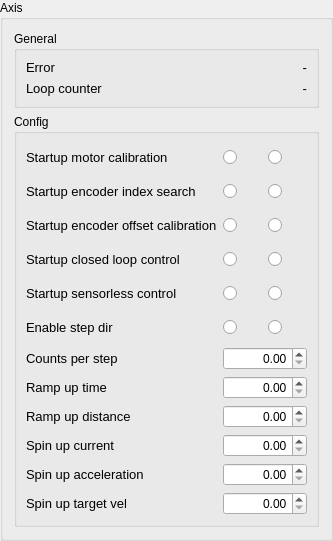
           <widget class="QGroupBox" name="groupBox_configAxis_2">
            <property name="title">
             <string>Axis</string>
            </property>
            <layout class="QGridLayout" name="gridLayout_14">
             <item row="0" column="0">
              <widget class="QGroupBox" name="groupBox_15">
               <property name="minimumSize">
                <size>
                 <width>200</width>
                 <height>0</height>
                </size>
               </property>
               <property name="maximumSize">
                <size>
                 <width>16777215</width>
                 <height>100</height>
                </size>
               </property>
               <property name="title">
                <string>General</string>
               </property>
               <layout class="QGridLayout" name="gridLayout_17">
                <item row="0" column="0">
                 <layout class="QGridLayout" name="gridLayout_29">
                  <item row="1" column="0">
                   <widget class="QLabel" name="label_loopCounter_2">
                    <property name="font">
                     <font>
                      <pointsize>10</pointsize>
                     </font>
                    </property>
                    <property name="text">
                     <string>Loop counter</string>
                    </property>
                   </widget>
                  </item>
                  <item row="0" column="2">
                   <widget class="QLabel" name="label_errorAxisValue_3">
                    <property name="font">
                     <font>
                      <pointsize>10</pointsize>
                     </font>
                    </property>
                    <property name="text">
                     <string>-</string>
                    </property>
                    <property name="alignment">
                     <set>Qt::AlignRight|Qt::AlignTrailing|Qt::AlignVCenter</set>
                    </property>
                   </widget>
                  </item>
                  <item row="1" column="2">
                   <widget class="QLabel" name="label_loopCounterValue_2">
                    <property name="font">
                     <font>
                      <pointsize>10</pointsize>
                     </font>
                    </property>
                    <property name="text">
                     <string>-</string>
                    </property>
                    <property name="alignment">
                     <set>Qt::AlignRight|Qt::AlignTrailing|Qt::AlignVCenter</set>
                    </property>
                   </widget>
                  </item>
                  <item row="0" column="0">
                   <widget class="QLabel" name="label_errorAxis_3">
                    <property name="font">
                     <font>
                      <pointsize>10</pointsize>
                     </font>
                    </property>
                    <property name="text">
                     <string>Error</string>
                    </property>
                   </widget>
                  </item>
                 </layout>
                </item>
               </layout>
              </widget>
             </item>
             <item row="1" column="0" alignment="Qt::AlignTop">
              <widget class="QGroupBox" name="groupBox_axis_config_7">
               <property name="title">
                <string>Config</string>
               </property>
               <layout class="QGridLayout" name="gridLayout_30">
                <item row="0" column="0">
                 <layout class="QGridLayout" name="gridLayout_34">
                  <item row="5" column="1">
                   <layout class="QGridLayout" name="gridLayout_79">
                    <item row="0" column="0">
                     <widget class="QRadioButton" name="radioButton_enableStepDirTrue_2">
                      <property name="minimumSize">
                       <size>
                        <width>0</width>
                        <height>28</height>
                       </size>
                      </property>
                      <property name="text">
                       <string/>
                      </property>
                      <property name="icon">
                       <iconset>
                        <normaloff>Icons/True.jpg</normaloff>Icons/True.jpg</iconset>
                      </property>
                      <property name="iconSize">
                       <size>
                        <width>26</width>
                        <height>26</height>
                       </size>
                      </property>
                     </widget>
                    </item>
                    <item row="0" column="1">
                     <widget class="QRadioButton" name="radioButton_enableStepDirFalse_2">
                      <property name="minimumSize">
                       <size>
                        <width>0</width>
                        <height>28</height>
                       </size>
                      </property>
                      <property name="text">
                       <string/>
                      </property>
                      <property name="icon">
                       <iconset>
                        <normaloff>Icons/False.jpg</normaloff>Icons/False.jpg</iconset>
                      </property>
                      <property name="iconSize">
                       <size>
                        <width>26</width>
                        <height>26</height>
                       </size>
                      </property>
                     </widget>
                    </item>
                   </layout>
                  </item>
                  <item row="8" column="0">
                   <widget class="QLabel" name="label_rampUpDistance_2">
                    <property name="font">
                     <font>
                      <pointsize>10</pointsize>
                     </font>
                    </property>
                    <property name="text">
                     <string>Ramp up distance</string>
                    </property>
                   </widget>
                  </item>
                  <item row="1" column="0">
                   <widget class="QLabel" name="label_startupEncoderIndexSearch_2">
                    <property name="font">
                     <font>
                      <pointsize>10</pointsize>
                     </font>
                    </property>
                    <property name="text">
                     <string>Startup encoder index search</string>
                    </property>
                   </widget>
                  </item>
                  <item row="0" column="0">
                   <widget class="QLabel" name="label_startupMotorCalibrationAxis_2">
                    <property name="font">
                     <font>
                      <pointsize>10</pointsize>
                     </font>
                    </property>
                    <property name="text">
                     <string>Startup motor calibration</string>
                    </property>
                   </widget>
                  </item>
                  <item row="2" column="0">
                   <widget class="QLabel" name="label_startupEncoderOffsetCalibration_2">
                    <property name="font">
                     <font>
                      <pointsize>10</pointsize>
                     </font>
                    </property>
                    <property name="text">
                     <string>Startup encoder offset calibration</string>
                    </property>
                   </widget>
                  </item>
                  <item row="3" column="0">
                   <widget class="QLabel" name="label_startupEncoderLoopControl_2">
                    <property name="font">
                     <font>
                      <pointsize>10</pointsize>
                     </font>
                    </property>
                    <property name="text">
                     <string>Startup closed loop control</string>
                    </property>
                   </widget>
                  </item>
                  <item row="4" column="0">
                   <widget class="QLabel" name="label_startupSensorlessControl_2">
                    <property name="font">
                     <font>
                      <pointsize>10</pointsize>
                     </font>
                    </property>
                    <property name="text">
                     <string>Startup sensorless control</string>
                    </property>
                   </widget>
                  </item>
                  <item row="5" column="0">
                   <widget class="QLabel" name="label_enableStepDir_2">
                    <property name="font">
                     <font>
                      <pointsize>10</pointsize>
                     </font>
                    </property>
                    <property name="text">
                     <string>Enable step dir</string>
                    </property>
                   </widget>
                  </item>
                  <item row="7" column="0">
                   <widget class="QLabel" name="label_rampUpTime_2">
                    <property name="font">
                     <font>
                      <pointsize>10</pointsize>
                     </font>
                    </property>
                    <property name="text">
                     <string>Ramp up time</string>
                    </property>
                   </widget>
                  </item>
                  <item row="9" column="0">
                   <widget class="QLabel" name="label_spinUpCurrent_2">
                    <property name="font">
                     <font>
                      <pointsize>10</pointsize>
                     </font>
                    </property>
                    <property name="text">
                     <string>Spin up current</string>
                    </property>
                   </widget>
                  </item>
                  <item row="6" column="0">
                   <widget class="QLabel" name="label_countPerStep_2">
                    <property name="font">
                     <font>
                      <pointsize>10</pointsize>
                     </font>
                    </property>
                    <property name="text">
                     <string>Counts per step</string>
                    </property>
                   </widget>
                  </item>
                  <item row="10" column="0">
                   <widget class="QLabel" name="label_spinUpAcceleration_2">
                    <property name="font">
                     <font>
                      <pointsize>10</pointsize>
                     </font>
                    </property>
                    <property name="text">
                     <string>Spin up acceleration</string>
                    </property>
                   </widget>
                  </item>
                  <item row="7" column="1">
                   <widget class="QDoubleSpinBox" name="doubleSpinBox_rampUpTimeValue_2">
                    <property name="alignment">
                     <set>Qt::AlignRight|Qt::AlignTrailing|Qt::AlignVCenter</set>
                    </property>
                    <property name="maximum">
                     <double>1000000.000000000000000</double>
                    </property>
                   </widget>
                  </item>
                  <item row="11" column="0">
                   <widget class="QLabel" name="label_spinUpTargetVel_2">
                    <property name="font">
                     <font>
                      <pointsize>10</pointsize>
                     </font>
                    </property>
                    <property name="text">
                     <string>Spin up target vel</string>
                    </property>
                   </widget>
                  </item>
                  <item row="2" column="1">
                   <layout class="QGridLayout" name="gridLayout_80">
                    <item row="0" column="0">
                     <widget class="QRadioButton" name="radioButton_startupEncoderOffsetCalibrationTrue_2">
                      <property name="minimumSize">
                       <size>
                        <width>0</width>
                        <height>28</height>
                       </size>
                      </property>
                      <property name="text">
                       <string/>
                      </property>
                      <property name="icon">
                       <iconset>
                        <normaloff>Icons/True.jpg</normaloff>Icons/True.jpg</iconset>
                      </property>
                      <property name="iconSize">
                       <size>
                        <width>26</width>
                        <height>26</height>
                       </size>
                      </property>
                     </widget>
                    </item>
                    <item row="0" column="1">
                     <widget class="QRadioButton" name="radioButton_startupEncoderOffsetCalibrationFalse_2">
                      <property name="minimumSize">
                       <size>
                        <width>0</width>
                        <height>28</height>
                       </size>
                      </property>
                      <property name="text">
                       <string/>
                      </property>
                      <property name="icon">
                       <iconset>
                        <normaloff>Icons/False.jpg</normaloff>Icons/False.jpg</iconset>
                      </property>
                      <property name="iconSize">
                       <size>
                        <width>26</width>
                        <height>26</height>
                       </size>
                      </property>
                     </widget>
                    </item>
                   </layout>
                  </item>
                  <item row="4" column="1">
                   <layout class="QGridLayout" name="gridLayout_81">
                    <item row="0" column="0">
                     <widget class="QRadioButton" name="radioButton_startupSensorlessControlTrue_2">
                      <property name="minimumSize">
                       <size>
                        <width>0</width>
                        <height>28</height>
                       </size>
                      </property>
                      <property name="text">
                       <string/>
                      </property>
                      <property name="icon">
                       <iconset>
                        <normaloff>Icons/True.jpg</normaloff>Icons/True.jpg</iconset>
                      </property>
                      <property name="iconSize">
                       <size>
                        <width>26</width>
                        <height>26</height>
                       </size>
                      </property>
                     </widget>
                    </item>
                    <item row="0" column="1">
                     <widget class="QRadioButton" name="radioButton_startupSensorlessControlFalse_2">
                      <property name="minimumSize">
                       <size>
                        <width>0</width>
                        <height>28</height>
                       </size>
                      </property>
                      <property name="text">
                       <string/>
                      </property>
                      <property name="icon">
                       <iconset>
                        <normaloff>Icons/False.jpg</normaloff>Icons/False.jpg</iconset>
                      </property>
                      <property name="iconSize">
                       <size>
                        <width>26</width>
                        <height>26</height>
                       </size>
                      </property>
                     </widget>
                    </item>
                   </layout>
                  </item>
                  <item row="3" column="1">
                   <layout class="QGridLayout" name="gridLayout_82">
                    <item row="0" column="0">
                     <widget class="QRadioButton" name="radioButton_startupEncoderLoopControlTrue_2">
                      <property name="minimumSize">
                       <size>
                        <width>0</width>
                        <height>28</height>
                       </size>
                      </property>
                      <property name="text">
                       <string/>
                      </property>
                      <property name="icon">
                       <iconset>
                        <normaloff>Icons/True.jpg</normaloff>Icons/True.jpg</iconset>
                      </property>
                      <property name="iconSize">
                       <size>
                        <width>26</width>
                        <height>26</height>
                       </size>
                      </property>
                     </widget>
                    </item>
                    <item row="0" column="1">
                     <widget class="QRadioButton" name="radioButton_startupEncoderLoopControlFalse_2">
                      <property name="minimumSize">
                       <size>
                        <width>0</width>
                        <height>28</height>
                       </size>
                      </property>
                      <property name="text">
                       <string/>
                      </property>
                      <property name="icon">
                       <iconset>
                        <normaloff>Icons/False.jpg</normaloff>Icons/False.jpg</iconset>
                      </property>
                      <property name="iconSize">
                       <size>
                        <width>26</width>
                        <height>26</height>
                       </size>
                      </property>
                     </widget>
                    </item>
                   </layout>
                  </item>
                  <item row="0" column="1">
                   <layout class="QGridLayout" name="gridLayout_83">
                    <item row="0" column="0">
                     <widget class="QRadioButton" name="radioButton_startupMotorCalibrationAxisTrue_2">
                      <property name="minimumSize">
                       <size>
                        <width>0</width>
                        <height>28</height>
                       </size>
                      </property>
                      <property name="text">
                       <string/>
                      </property>
                      <property name="icon">
                       <iconset>
                        <normaloff>Icons/True.jpg</normaloff>Icons/True.jpg</iconset>
                      </property>
                      <property name="iconSize">
                       <size>
                        <width>26</width>
                        <height>26</height>
                       </size>
                      </property>
                     </widget>
                    </item>
                    <item row="0" column="1">
                     <widget class="QRadioButton" name="radioButton_startupMotorCalibrationAxisFalse_2">
                      <property name="minimumSize">
                       <size>
                        <width>0</width>
                        <height>28</height>
                       </size>
                      </property>
                      <property name="text">
                       <string/>
                      </property>
                      <property name="icon">
                       <iconset>
                        <normaloff>Icons/False.jpg</normaloff>Icons/False.jpg</iconset>
                      </property>
                      <property name="iconSize">
                       <size>
                        <width>26</width>
                        <height>26</height>
                       </size>
                      </property>
                     </widget>
                    </item>
                   </layout>
                  </item>
                  <item row="1" column="1">
                   <layout class="QGridLayout" name="gridLayout_84">
                    <item row="0" column="0">
                     <widget class="QRadioButton" name="radioButton_startupEncoderIndexSearchTrue_2">
                      <property name="minimumSize">
                       <size>
                        <width>0</width>
                        <height>28</height>
                       </size>
                      </property>
                      <property name="text">
                       <string/>
                      </property>
                      <property name="icon">
                       <iconset>
                        <normaloff>Icons/True.jpg</normaloff>Icons/True.jpg</iconset>
                      </property>
                      <property name="iconSize">
                       <size>
                        <width>26</width>
                        <height>26</height>
                       </size>
                      </property>
                     </widget>
                    </item>
                    <item row="0" column="1">
                     <widget class="QRadioButton" name="radioButton_startupEncoderIndexSearchFalse_2">
                      <property name="minimumSize">
                       <size>
                        <width>0</width>
                        <height>28</height>
                       </size>
                      </property>
                      <property name="text">
                       <string/>
                      </property>
                      <property name="icon">
                       <iconset>
                        <normaloff>Icons/False.jpg</normaloff>Icons/False.jpg</iconset>
                      </property>
                      <property name="iconSize">
                       <size>
                        <width>26</width>
                        <height>26</height>
                       </size>
                      </property>
                     </widget>
                    </item>
                   </layout>
                  </item>
                  <item row="6" column="1">
                   <widget class="QDoubleSpinBox" name="doubleSpinBox_countPerStepValue_2">
                    <property name="alignment">
                     <set>Qt::AlignRight|Qt::AlignTrailing|Qt::AlignVCenter</set>
                    </property>
                    <property name="maximum">
                     <double>1000000.000000000000000</double>
                    </property>
                   </widget>
                  </item>
                  <item row="9" column="1">
                   <widget class="QDoubleSpinBox" name="doubleSpinBox_spinUpCurrentValue_2">
                    <property name="alignment">
                     <set>Qt::AlignRight|Qt::AlignTrailing|Qt::AlignVCenter</set>
                    </property>
                    <property name="maximum">
                     <double>1000000.000000000000000</double>
                    </property>
                   </widget>
                  </item>
                  <item row="10" column="1">
                   <widget class="QDoubleSpinBox" name="doubleSpinBox_spinUpAccelerationValue_2">
                    <property name="alignment">
                     <set>Qt::AlignRight|Qt::AlignTrailing|Qt::AlignVCenter</set>
                    </property>
                    <property name="maximum">
                     <double>1000000.000000000000000</double>
                    </property>
                   </widget>
                  </item>
                  <item row="8" column="1">
                   <widget class="QDoubleSpinBox" name="doubleSpinBox_rampUpDistanceValue_2">
                    <property name="alignment">
                     <set>Qt::AlignRight|Qt::AlignTrailing|Qt::AlignVCenter</set>
                    </property>
                    <property name="maximum">
                     <double>1000000.000000000000000</double>
                    </property>
                   </widget>
                  </item>
                  <item row="11" column="1">
                   <widget class="QDoubleSpinBox" name="doubleSpinBox_spinUpTargetVelValue_2">
                    <property name="alignment">
                     <set>Qt::AlignRight|Qt::AlignTrailing|Qt::AlignVCenter</set>
                    </property>
                    <property name="maximum">
                     <double>1000000.000000000000000</double>
                    </property>
                   </widget>
                  </item>
                 </layout>
                </item>
               </layout>
              </widget>
             </item>
            </layout>
           </widget>
